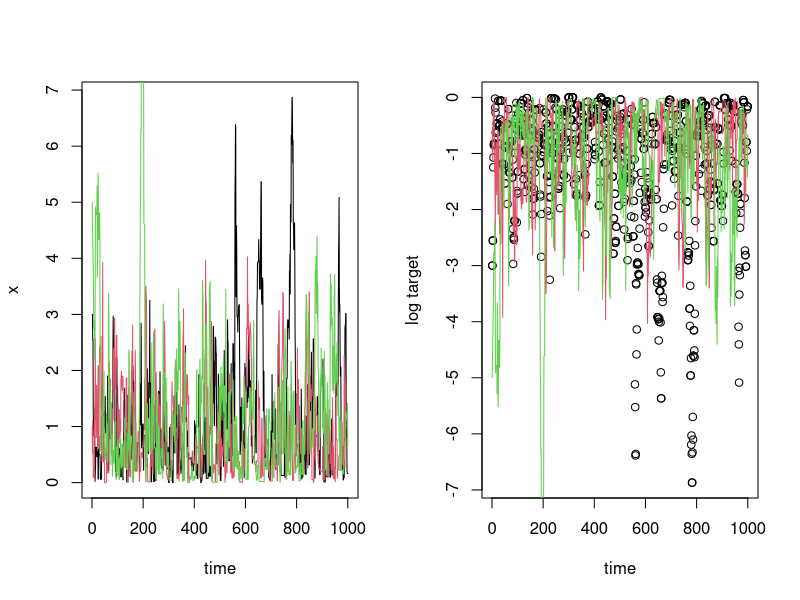
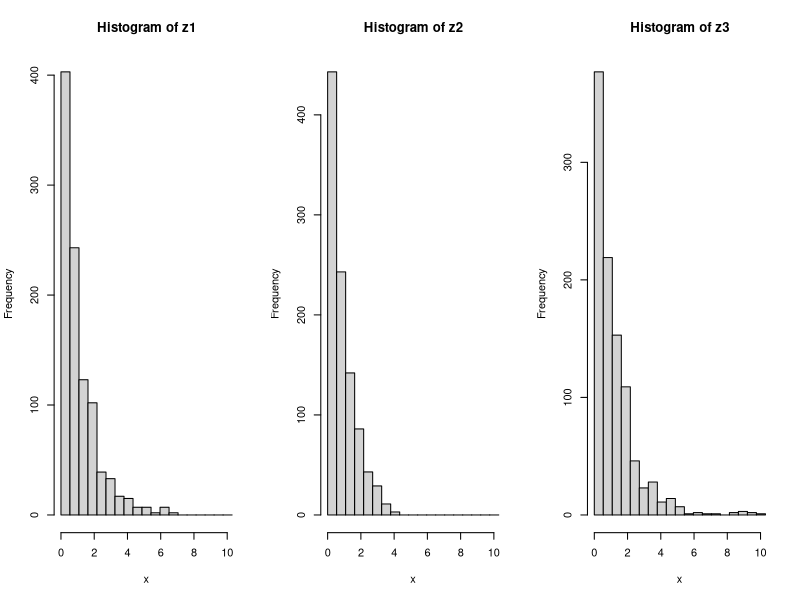
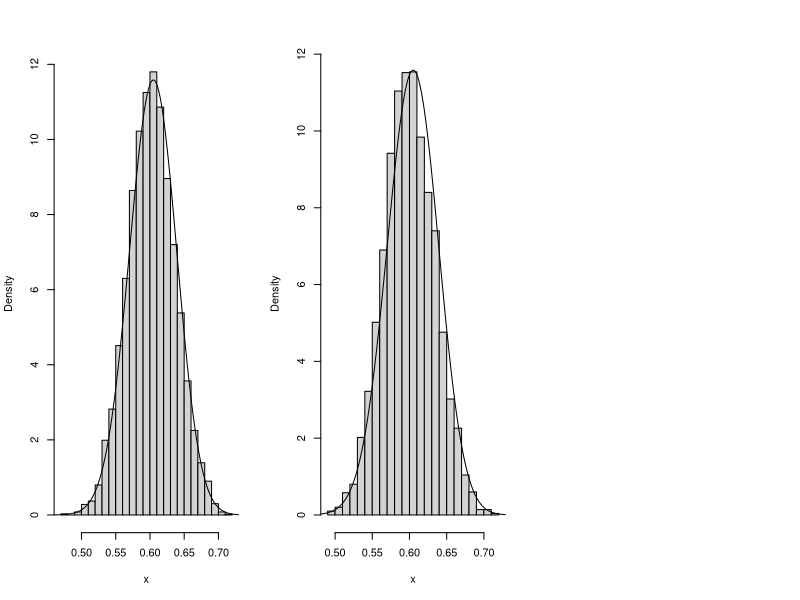

These figures' R source, in order:
## ---- chunk 1
knitr::opts_chunk$set(comment = "#",collapse = TRUE,fig.align = "center")
## ---- chunk 2
log_exp_target <- function (x)
  dexp(x,rate = 1,log = TRUE)
## ---- chunk 3
easyMCMC <- function (log_target, niter, startval, proposalsd) {
  x <- rep(0,niter)
  x[1] <- startval
  for (i in 2:niter) {
    currentx <- x[i-1]
    proposedx <- rnorm(1,currentx,proposalsd) 
    A <- exp(log_target(proposedx) - log_target(currentx))
	u <- runif(1)
    if(u < A)
      x[i] <- proposedx
    else
      x[i] <- currentx
  }
  return(x)
}
## ---- chunk 4
par(mfrow = c(1,2))
z1 <- easyMCMC(log_exp_target,1000,3,1)
z2 <- easyMCMC(log_exp_target,1000,1,1)
z3 <- easyMCMC(log_exp_target,1000,5,1)
plot(z1,type = "l",xlab = "time",ylab = "x")
lines(z2,col = 2)
lines(z3,col = 3)
plot(log_exp_target(z1),xlab = "time",ylab = "log target")
lines(log_exp_target(z2),col = 2)
lines(log_exp_target(z3),col = 3)
## ---- chunk 5
par(mfrow = c(1,3))
maxz <- max(c(z1,z2,z3))
hist(z1,breaks = seq(0,maxz,length.out = 20),xlab = "x")
hist(z2,breaks = seq(0,maxz,length.out = 20),xlab = "x")
hist(z3,breaks = seq(0,maxz,length.out = 20),xlab = "x")
## ---- chunk 6
log_target_bimodal <- function (x)
  log(0.8*dnorm(x,-4,1) + 0.2*dnorm(x,4,1))
## ---- chunk 7
log_prior <- function (p) {
  if((p < 0) || (p > 1))
    return(-Inf)
  else
    return(0)
}
## ---- chunk 8
log_likelihood_hwe <- function (p, nAA, nAa, naa)
  return(2*nAA*log(p) +
         nAa*log(2*p*(1-p)) +
		 2*naa*log(1-p))
## ---- chunk 9
psampler <- function (nAA, nAa, naa, niter, pstartval, pproposalsd) {
  p <- rep(0,niter)
  p[1] <- pstartval
  for (i in 2:niter) {
    currentp <- p[i-1]
    newp <- currentp + rnorm(1,0,pproposalsd)
    A <- exp(log_prior(newp)
	         - log_prior(currentp)
	         + log_likelihood_hwe(newp,nAA,nAa,naa)
			 - log_likelihood_hwe(currentp,nAA,nAa,naa))
    if (runif(1) < A)
      p[i] <- newp
    else
      p[i] <- currentp
  }
  return(p)
}
## ---- chunk 10
z <- psampler(50,21,29,10000,0.5,0.01)
## ---- chunk 11
x <- seq(0,1,length.out = 1000)
hist(z,breaks = 32,probability = TRUE,xlab = "x",main = "")
lines(x,dbeta(x,122,80))
## ---- chunk 12
hist(z[5001:10000],breaks = 16,probability = TRUE,xlab = "x",main = "")
lines(x,dbeta(x,122,80))
